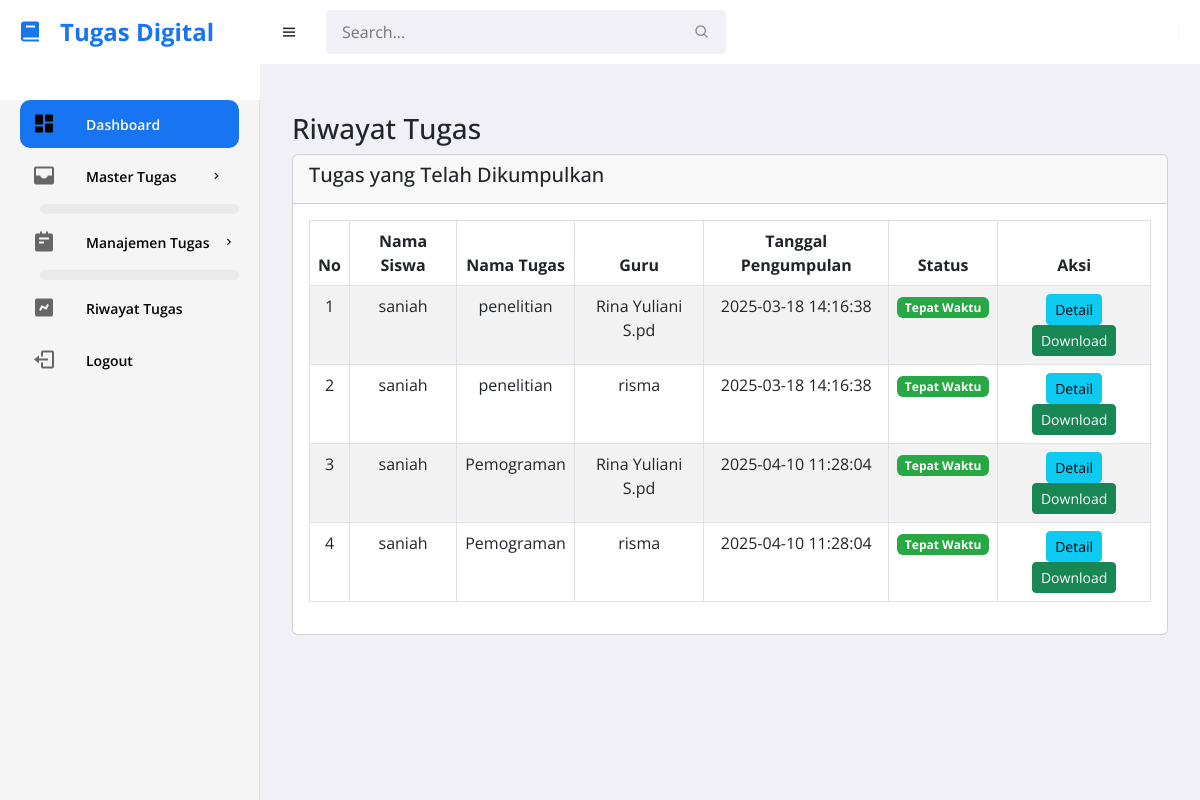
Screenshot of /riwayat.php (signed in) with the database file from the repository.
### tables this page shows
CREATE TABLE `tugas_terkumpul` (
  `id` int(11) NOT NULL,
  `id_tugas` int(100) DEFAULT NULL,
  `nama_siswa` varchar(100) NOT NULL,
  `file_upload` varchar(225) DEFAULT NULL,
  `waktu_pengumpulan` datetime DEFAULT NULL,
  `feedback` text DEFAULT NULL
);

CREATE TABLE `form_tugas` (
  `id` int(11) NOT NULL,
  `judul` varchar(255) NOT NULL,
  `deskripsi` text NOT NULL,
  `mata_pelajaran` varchar(100) NOT NULL,
  `kelas` varchar(200) NOT NULL,
  `file_upload` varchar(255) DEFAULT NULL,
  `status` enum('belum','terkumpul','','') NOT NULL,
  `waktu_pengumpulan` datetime NOT NULL
);

CREATE TABLE `guru` (
  `id` int(11) NOT NULL,
  `nama_guru` varchar(200) NOT NULL,
  `mapel` varchar(100) NOT NULL,
  `jenis_kelamin` enum('Laki - laki','Perempuan','','') NOT NULL,
  `nip` varchar(100) NOT NULL
);

### riwayat.php (the view, shortened to what this page needs)
<?php
include 'koneksi.php';
$role = $_SESSION['role'];
if ($role == 'admin') {
    $query = "
        SELECT
            tugas_terkumpul.id AS id_tugas_terkumpul,
            tugas_terkumpul.file_upload,
            tugas_terkumpul.waktu_pengumpulan AS waktu_dikumpulkan,
            tugas_terkumpul.feedback,
            form_tugas.judul,
            form_tugas.deskripsi,
            form_tugas.mata_pelajaran,
            form_tugas.kelas,
            form_tugas.waktu_pengumpulan AS batas_waktu,
            guru.nama_guru,
            tugas_terkumpul.nama_siswa
        FROM tugas_terkumpul
        INNER JOIN form_tugas ON tugas_terkumpul.id_tugas = form_tugas.id
        INNER JOIN guru ON form_tugas.mata_pelajaran = guru.mapel
    ";
}
$result = mysqli_query($conn, $query);
?>
<!DOCTYPE html>
<html lang="id">
<head>
    <link href='https://unpkg.com/boxicons@2.0.9/css/boxicons.min.css' rel='stylesheet'>
    <link rel="stylesheet" href="https://cdn.jsdelivr.net/npm/bootstrap@5.3.0/dist/css/bootstrap.min.css">
    <link href="https://cdn.jsdelivr.net/npm/bootstrap-icons/font/bootstrap-icons.css" rel="stylesheet">
    <link href="https://cdn.jsdelivr.net/npm/bootstrap@5.3.0-alpha1/dist/css/bootstrap.min.css" rel="stylesheet">
    <link rel="stylesheet" href="style.css">
</head>
<body>
<section id="sidebar">
    <a href="#" class="brand"><i class='bx bxs-book icon'></i> Tugas Digital</a>
    <ul class="side-menu">
        <?php if ($_SESSION['role'] === 'admin') : ?>
            <li><a href="admin_dashboard.php" class="active"><i class='bx bxs-dashboard icon'></i> Dashboard</a></li>
        <?php elseif ($_SESSION['role'] === 'guru') : ?>
            <li><a href="guru_dashboard.php" class="active"><i class='bx bxs-dashboard icon'></i> Dashboard</a></li>
        <?php elseif ($_SESSION['role'] === 'siswa') : ?>
            <li><a href="siswa_dashboard.php" class="active"><i class='bx bxs-dashboard icon'></i> Dashboard</a></li>
        <?php endif; ?>
            <li>
                <a href="#"><i class='bx bxs-inbox icon'></i> Master Tugas <i class='bx bx-chevron-right icon-right'></i></a>
                <ul class="side-dropdown">
                    <?php if ($_SESSION['role'] === 'admin') : ?>
                        <li><a href="guru.php"><i class='bx bx-task'></i> Guru</a></li>
                    <?php endif; ?>
                </ul>
            </li>
            <li>
                <a href="#"><i class='bx bxs-notepad icon'></i> Manajemen Tugas <i class='bx bx-chevron-right icon-right'></i></a>
                <ul class="side-dropdown">
                    <li><a href="tugas.php"><i class='bx bx-task'></i> Tugas</a></li>
                </ul>
            </li>
        <?php if ($_SESSION['role'] === 'admin' || $_SESSION['role'] === 'siswa') : ?>
            <li><a href="riwayat.php"><i class='bx bxs-chart icon'></i> Riwayat Tugas</a></li>
        <?php endif; ?>
        <li><a href="#" onclick="confirmLogout(event)"><i class='bx bx-log-out icon'></i> Logout</a></li>
    </ul>
</section>
<section id="content">
    <nav>
        <i class='bx bx-menu toggle-sidebar' ></i>
        <form action="#">
            <div class="form-group">
                <input type="text" placeholder="Search...">
                <i class='bx bx-search icon' ></i>
            </div>
        </form>
    </nav>
    <main>
        <div class="container mt-4">
            <h3>Riwayat Tugas</h3>
            <div class="row">
                <div class="col-md-12">
                    <div class="card">
                        <div class="card-header">
                            <h5>Tugas yang Telah Dikumpulkan</h5>
                        </div>
                        <div class="card-body">
                            <div class="table-responsive">
                                <table class="table table-striped table-bordered">
                                    <thead>
                                        <tr style="text-align:center;">
                                            <th>No</th>
                                            <?php if ($role == 'admin') : ?>
                                              <th>Nama Siswa</th>
                                            <?php endif; ?>
                                            <th>Nama Tugas</th>
                                            <th>Guru</th>
                                            <th>Tanggal Pengumpulan</th>
                                            <th>Status</th>
                                            <th>Aksi</th>
                                        </tr>
                                    </thead>
                                    <tbody>
                                        <?php if (mysqli_num_rows($result) > 0) : ?>
                                            <?php $no = 1; ?>
                                            <?php while ($row = mysqli_fetch_assoc($result)) : ?>
                                                <?php
                                                $waktu_dikumpulkan = new DateTime($row['waktu_dikumpulkan']);
                                                $batas_waktu = new DateTime($row['batas_waktu']);
                                                $status = ($waktu_dikumpulkan <= $batas_waktu) ? 'Tepat Waktu' : 'Terlambat';
                                                ?>
                                                <tr style="text-align:center;">
                                                    <td><?= $no++; ?></td>
                                                    <?php if ($role == 'admin') : ?>
                                                    <td><?= htmlspecialchars($row['nama_siswa']); ?></td>
                                                    <?php endif; ?>
                                                    <td><?= htmlspecialchars($row['judul']); ?></td>
                                                    <td><?= htmlspecialchars($row['nama_guru']); ?></td>
                                                    <td><?= htmlspecialchars($row['waktu_dikumpulkan']); ?></td>
                                                    <td>
                                                        <?php if ($status == 'Tepat Waktu') : ?>
                                                            <span class="badge badge-tepat">Tepat Waktu</span>
                                                        <?php else : ?>
                                                            <span class="badge badge-terlambat">Terlambat</span>
                                                        <?php endif; ?>
                                                    </td>
                                                    <td>
                                                        <button type="button" class="btn btn-sm btn-info" data-bs-toggle="modal" data-bs-target="#detailModal<?= $row['id_tugas_terkumpul']; ?>">Detail</button>
                                                        <a href="uploads/<?= htmlspecialchars($row['file_upload']); ?>" download class="btn btn-sm btn-success">Download</a>
                                                    </td>
                                                </tr>
                                            <?php endwhile; ?>
                                        <?php endif; ?>
                                    </tbody>
                                </table>
                            </div>
                        </div>
                    </div>
                </div>
            </div>
        </div>
    </main>
</section>
</body>
</html>

### style.css (style rules this page uses)
* { font-family: 'Open Sans', sans-serif; margin: 0; padding: 0; box-sizing: border-box; }
:root { --grey: #F1F0F6; --dark-grey: #8D8D8D; --light: #fff; --dark: #000; --green: #81D43A; --light-green: #E3FFCB; --blue: #1775F1; --light-blue: #D0E4FF; --dark-blue: #0C5FCD; --red: #FC3B56; }
html { overflow-x: hidden; }
body { background: var(--grey); overflow-x: hidden; }
a { text-decoration: none; }
li { list-style: none; }
#sidebar { position: fixed; max-width: 260px; width: 100%; background: var(--light); top: 0; left: 0; height: 100%; overflow-y: auto; scrollbar-width: none; transition: all .3s ease; z-index: 200; }
#sidebar .brand { font-size: 24px; display: flex; align-items: center; height: 64px; font-weight: 700; color: var(--blue); position: sticky; top: 0; left: 0; z-index: 100; background: var(--light); transition: all .3s ease; padding: 0 6px; }
#sidebar .icon { min-width: 48px; display: flex; justify-content: center; align-items: center; margin-right: 6px; }
#sidebar .icon-right { margin-left: auto; transition: all .3s ease; }
#sidebar .side-menu { margin: 36px 0; padding: 0 20px; transition: all .3s ease; }
#sidebar .side-menu a { display: flex; align-items: center; font-size: 14px; color: var(--dark); padding: 12px 16px 12px 0; transition: all .3s ease; border-radius: 10px; margin: 4px 0; white-space: nowrap; }
#sidebar .side-menu > li > a.active, #sidebar .side-menu > li > a.active:hover { background: var(--blue); color: var(--light); }
ul li a { font-size: 18px; font-weight: bold; color: #333; display: flex; align-items: center; gap: 10px; transition: all 0.3s ease; }
ul li a i.icon { font-size: 24px; color: #007bff; transition: color 0.3s ease; }
ul.side-dropdown li a { font-size: 16px; padding-left: 30px; color: #555; }
ul li a.active { background-color: #f0f0f0; border-radius: 8px; }
#sidebar .side-dropdown { padding-left: 54px; max-height: 0; overflow-y: hidden; transition: all .15s ease; }
#content { position: relative; width: calc(100% - 260px); left: 260px; transition: all .3s ease; }
nav { background: var(--light); height: 64px; padding: 0 20px; display: flex; align-items: center; grid-gap: 28px; position: sticky; top: 0; left: 0; z-index: 100; }
nav .toggle-sidebar { font-size: 18px; cursor: pointer; }
nav form { max-width: 400px; width: 100%; margin-right: auto; }
nav .form-group { position: relative; }
nav .form-group input { width: 100%; background: var(--grey); border-radius: 5px; border: none; outline: none; padding: 10px 36px 10px 16px; transition: all .3s ease; }
nav .form-group .icon { position: absolute; top: 50%; transform: translateY(-50%); right: 16px; color: var(--dark-grey); }
main { width: 100%; padding: 24px 20px 20px 20px; }

### riwayat.php (style rules this page uses)
.badge-tepat { background-color: #28a745; color: white; }
.side-menu { background-color: #f5f5f5; padding: 20px; min-height: 100vh; border-right: 1px solid #ddd; }
.side-menu li a { font-size: 18px; font-weight: 600; display: flex; align-items: center; gap: 12px; padding: 12px 20px; color: #333; transition: background 0.3s, color 0.3s; border-radius: 8px; }
.side-menu li a:hover, .side-menu li a.active { background-color: #c0c0c0; color: #000; }
.side-menu li a .icon { font-size: 24px; color: #666; transition: color 0.3s; }
.side-menu li a:hover .icon, .side-menu li a.active .icon { color: #000; }
.side-dropdown { margin-left: 20px; background-color: #eaeaea; border-radius: 6px; padding: 5px 0; }
.side-dropdown li a { font-size: 16px; padding: 10px 20px; color: #555; display: flex; align-items: center; gap: 10px; }

### rows the page displays
tugas_terkumpul: nama_siswa "saniah", form_tugas.judul "penelitian", guru.nama_guru "Rina Yuliani S.pd", waktu_pengumpulan "2025-03-18 14:16:38", shows "Tepat Waktu", guru.nama_guru "risma"
tugas_terkumpul: nama_siswa "saniah", form_tugas.judul "Pemograman", guru.nama_guru "Rina Yuliani S.pd", waktu_pengumpulan "2025-04-10 11:28:04", shows "Tepat Waktu", guru.nama_guru "risma"
